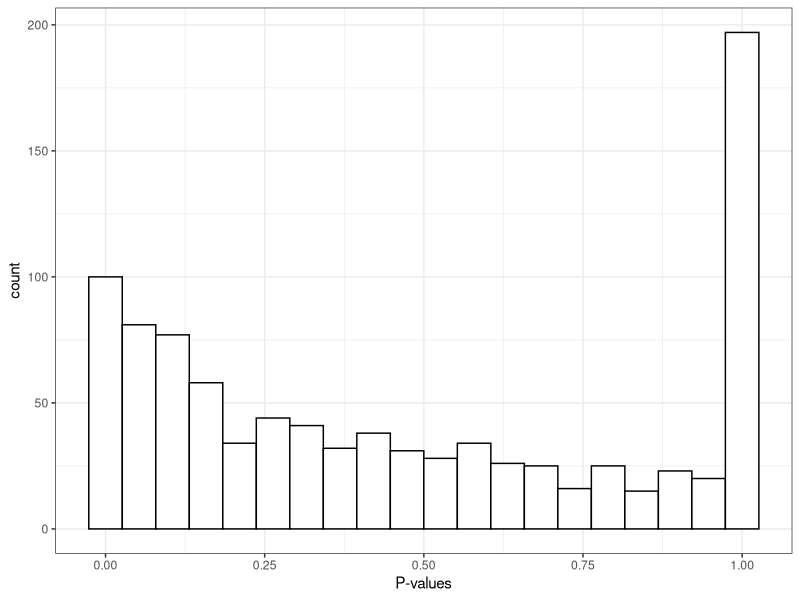
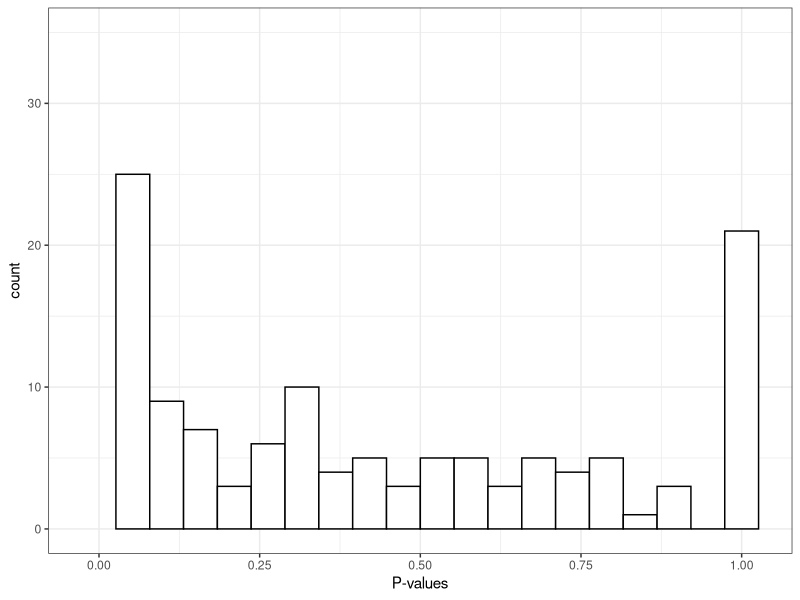
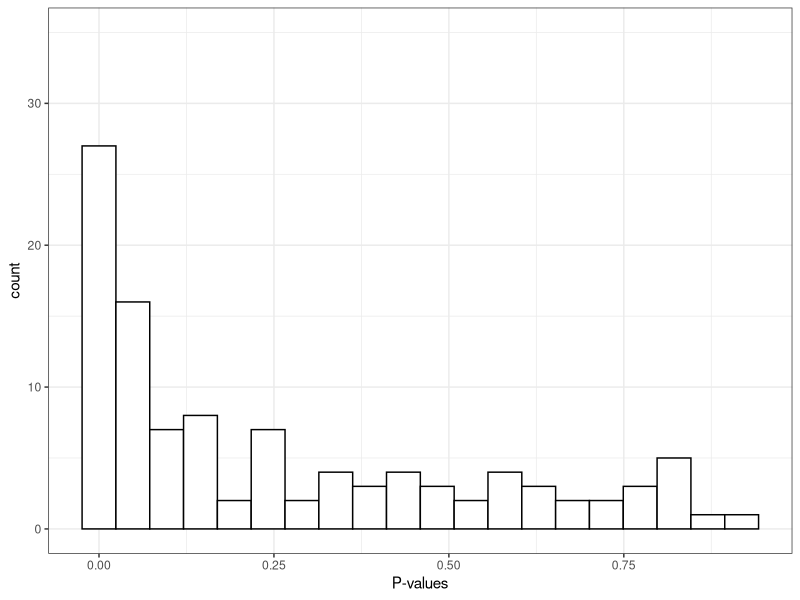

Write the R code that produced these figures, in order.
## Journal Club
## July 14th, 2016
## Marc Sze

# Load needed libraries
library(ggplot2)


# Read data into R
supplData <- read.csv("mmc2.csv", header=T, stringsAsFactors = FALSE)

# In order to use FDR p-values need to be normally distributed/uniformaly distributed
phist <- ggplot(supplData, aes(x=CE_to_ACE_p))
phist + geom_histogram(fill = "white", colour = "black", bins = 20) + 
  theme_bw() + xlab("P-values")
      # P-values are Not normally distributed
  #Do not look at this distribution and say, 
  #“Oh, I guess I don’t have any significant hypotheses.” 
  #If you had no significant hypotheses, your p-values would look 
 #something like (B) above. P-values are specifically designed so that they are uniform 
# under the null hypothesis. A graph like this indicates something is wrong with your test. 
# Perhaps your test assumes that the data fits some distribution that it doesn’t fit. 
# Perhaps it’s designed for continuous data while your data is discrete, 
# or perhaps it is designed for normally-distributed data and your data is severely non-normal. 
# In any case, this is a great time to find a friendly statistician to help you.
#(Update 12/17/14: Rogier in the comments helpfully notes another possible explanation: 
# your p-values may have already been corrected for multiple testing, 
# for example using the Bonferroni correction. If so, you might want to get your hands on 
# the original, uncorrected p-values so you can view the histogram yourself and confirm it’s 
# well behaved!)

# Check to see if second FDR p-values groups are normally distributed
notOTUsupplData <- supplData[which(supplData$Level != "OTU"), ] 
phist2 <- ggplot(notOTUsupplData, aes(x=CE_to_ACE_p))
phist2 + geom_histogram(fill = "white", colour = "black", bins = 20) + 
  theme_bw() + xlab("P-values") + ylim(0, 35)

# Need to see if having more significant duplicated values effects results
noOnePvalues <- supplData[which(supplData$CE_to_ACE_p < 1), ]
noOnePvalues <- noOnePvalues[order(noOnePvalues$CE_to_ACE_p, decreasing = TRUE), ]
noOnePvalues <- noOnePvalues[!duplicated(noOnePvalues$CE_to_ACE_p),]
UniquenotOTUsupplData <- noOnePvalues[which(noOnePvalues$Level != "OTU"), ] 
phist3 <- ggplot(UniquenotOTUsupplData, aes(x=CE_to_ACE_p))
phist3 + geom_histogram(fill = "white", colour = "black", bins = 20) + 
  theme_bw() + xlab("P-values") + ylim(0, 35)


#collect data on number of P < 0.05 lost after duplicate removal

beforeSub <- nrow(notOTUsupplData[which(notOTUsupplData$CE_to_ACE_p < 0.05), ])
afterSub <- nrow(UniquenotOTUsupplData[which(UniquenotOTUsupplData$CE_to_ACE_p < 0.05), ])


